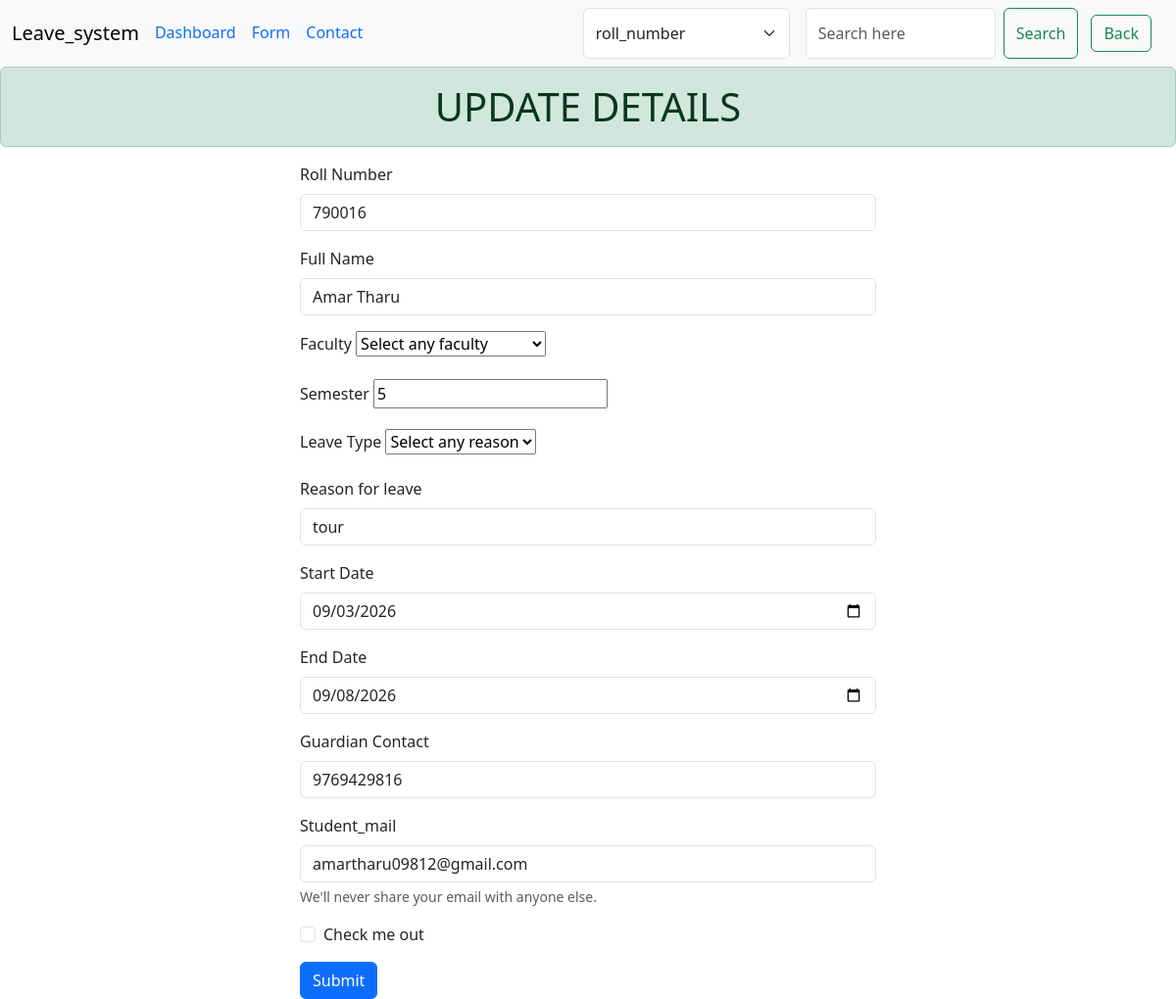
/edit/19, run on the app's committed database.
### app_01/models.py (models this page shows)
class StudentLeave(models.Model):
    roll_number= models.CharField(max_length=6, unique=True)
    full_name= models.CharField(max_length=100)
    faculty=models.CharField(max_length=100)
    semester= models.PositiveIntegerField()
    start_date= models.DateField()
    end_date= models.DateField()
    Leave_type= models.CharField(max_length=50)
    reason= models.TextField()
    guardian_contact= models.CharField(max_length=14)
    student_mail= models.EmailField()
    is_delete= models.BooleanField(default=False)
    deleted_time= models.DateTimeField(null=True)

### app_01/views.py (the view, shortened to what this page needs)
# urls.py: path('edit/<int:id>', edit, name='edit'),
def edit(request, id):
    data=StudentLeave.objects.get(id=id)
    return render(request, 'index/edit.html', {'data':data})

### app_01/templates/index/edit.html (shortened to what this page needs)
{% extends 'base.html' %}
{% block content %}
<h1 class="alert alert-success text-center">UPDATE DETAILS</h1>
<div class="row">
    <div class="col-3"></div>
    <div class="col-6">
        <form method="POST" action="{% url 'edit' data.id  %}">
            <div class="mb-3">
                <label for="exampleInputPassword1" class="form-label">Roll Number</label>
                <input type="number" value="{{data.roll_number}}" name="roll_number" class="form-control"
                    id="exampleInputPassword1">
            </div>
            <div class="mb-3">
                <label for="exampleInputPassword1" class="form-label">Full Name</label>
                <input type="text" value="{{data.full_name}}" name="full_name" class="form-control"
                    id="exampleInputPassword1">
            </div>
            <div class="mb-3">
                <label for="exampleInputPassword1" class="form-label">Faculty</label>
                <select name="faculty" id="faculty">
                    <option value="disabled selected">Select any faculty</option>
                </select>
            </div>
            <div class="mb-3">
                <label for="exampleInputPassword1" class="form-label">Semester</label>
                <input type="number" value="{{data.semester}}" name="semester" form-control" id="exampleInputPassword1">
            </div>
            <div class="mb-3">
                <label for="exampleInputPassword1" class="form-label">Leave Type</label>
                <select name="Leave_type" id="reason">
                    <option value="disabled selected">Select any reason</option>
                </select>
            </div>
            <div class="mb-3">
                <label for="exampleInputPassword1" class="form-label">Reason for leave</label>
                <input type="reason" value="{{data.reason}}" name="reason" class="form-control"
                    id="exampleInputPassword1">
            </div>
            <div class="mb-3">
                <label for="exampleInputPassword1" class="form-label">Start Date</label>
                <input type="date" value="{{data.start_date|date:'Y-m-d'}}" name="start_date" class="form-control"
                    id="exampleInputPassword1">
            </div>
            <div class="mb-3">
                <label for="exampleInputPassword1" class="form-label">End Date</label>
                <input type="date" value="{{data.end_date|date:'Y-m-d'}}" name="end_date" class="form-control"
                    id="exampleInputPassword1">
            </div>
            <div class="mb-3">
                <label for="exampleInputPassword1" class="form-label">Guardian Contact</label>
                <input type="number" value="{{data.guardian_contact}}" name="guardian_contact" class="form-control"
                    id="exampleInputPassword1">
            </div>
            <div class="mb-3">
                <label for="exampleInputEmail1" class="form-label">Student_mail</label>
                <input type="email" value="{{data.student_mail}}" name="student_mail" class="form-control"
                    id="exampleInputEmail1" aria-describedby="emailHelp">
                <div id="emailHelp" class="form-text">We'll never share your email with anyone else.</div>
            </div>
            <div class="mb-3 form-check">
                <input type="checkbox" class="form-check-input" id="exampleCheck1">
                <label class="form-check-label" for="exampleCheck1">Check me out</label>
            </div>
            <button type="submit" class="btn btn-primary">Submit</button>
        </form>
    </div>
    <div class="col-3">
    </div>
</div>
{% endblock content %}

### data on the page
StudentLeave: roll_number "790016", full_name "Amar Tharu", semester "5", reason "tour", start_date "09/03/2026", end_date "09/08/2026", guardian_contact "9769429816", student_mail "amartharu09812@gmail.com"
